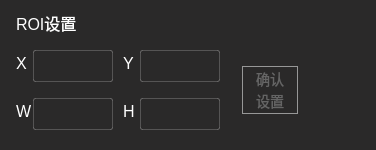
   <widget class="QGroupBox" name="groupBox_RoiSetting">
    <property name="enabled">
     <bool>false</bool>
    </property>
    <property name="geometry">
     <rect>
      <x>0</x>
      <y>450</y>
      <width>376</width>
      <height>150</height>
     </rect>
    </property>
    <property name="styleSheet">
     <string notr="true">border: none;background-color: rgb(42, 41, 41); color:white;</string>
    </property>
    <property name="title">
     <string/>
    </property>
    <property name="checkable">
     <bool>false</bool>
    </property>
    <widget class="QLabel" name="label_5">
     <property name="geometry">
      <rect>
       <x>16</x>
       <y>55</y>
       <width>16</width>
       <height>16</height>
      </rect>
     </property>
     <property name="styleSheet">
      <string notr="true">font-size: 16px;
font-family: &quot;Microsoft YaHei UI Light&quot;;
font-weight: 400;
color: #FFFFFF;
line-height: 22px;</string>
     </property>
     <property name="text">
      <string>X</string>
     </property>
    </widget>
    <widget class="QLineEdit" name="lineEdit_CameraX">
     <property name="geometry">
      <rect>
       <x>33</x>
       <y>50</y>
       <width>80</width>
       <height>32</height>
      </rect>
     </property>
     <property name="styleSheet">
      <string notr="true">QLineEdit:focus { border-radius: 2px; border: 2px solid rgba(60,154,232,1); }
QLineEdit { border-radius: 2px; border: 1px solid rgba(255,255,255,0.2); }
QLineEdit { font-size: 14px; font-family: &quot;Microsoft YaHei UI Light&quot;;
 font-weight: 400; color: rgba(255,255,255,1); line-height: 22px; }</string>
     </property>
    </widget>
    <widget class="QLabel" name="label_18">
     <property name="geometry">
      <rect>
       <x>123</x>
       <y>55</y>
       <width>16</width>
       <height>16</height>
      </rect>
     </property>
     <property name="styleSheet">
      <string notr="true">font-size: 16px;
font-family: &quot;Microsoft YaHei UI Light&quot;;
font-weight: 400;
color: #FFFFFF;
line-height: 22px;</string>
     </property>
     <property name="text">
      <string>Y</string>
     </property>
    </widget>
    <widget class="QLineEdit" name="lineEdit_CameraY">
     <property name="geometry">
      <rect>
       <x>140</x>
       <y>50</y>
       <width>80</width>
       <height>32</height>
      </rect>
     </property>
     <property name="styleSheet">
      <string notr="true">QLineEdit:focus { border-radius: 2px; border: 2px solid rgba(60,154,232,1); }
QLineEdit { border-radius: 2px; border: 1px solid rgba(255,255,255,0.2); }
QLineEdit { font-size: 14px; font-family: &quot;Microsoft YaHei UI Light&quot;;
 font-weight: 400; color: rgba(255,255,255,1); line-height: 22px; }</string>
     </property>
    </widget>
    <widget class="QLabel" name="label_20">
     <property name="geometry">
      <rect>
       <x>16</x>
       <y>103</y>
       <width>16</width>
       <height>16</height>
      </rect>
     </property>
     <property name="styleSheet">
      <string notr="true">font-size: 16px;
font-family: &quot;Microsoft YaHei UI Light&quot;;
font-weight: 400;
color: #FFFFFF;
line-height: 22px;</string>
     </property>
     <property name="text">
      <string>W</string>
     </property>
    </widget>
    <widget class="QLineEdit" name="lineEdit_CameraW">
     <property name="geometry">
      <rect>
       <x>33</x>
       <y>98</y>
       <width>80</width>
       <height>32</height>
      </rect>
     </property>
     <property name="styleSheet">
      <string notr="true">QLineEdit:focus { border-radius: 2px; border: 2px solid rgba(60,154,232,1); }
QLineEdit { border-radius: 2px; border: 1px solid rgba(255,255,255,0.2); }
QLineEdit { font-size: 14px; font-family: &quot;Microsoft YaHei UI Light&quot;;
 font-weight: 400; color: rgba(255,255,255,1); line-height: 22px; }</string>
     </property>
    </widget>
    <widget class="QLabel" name="label_21">
     <property name="geometry">
      <rect>
       <x>123</x>
       <y>103</y>
       <width>16</width>
       <height>16</height>
      </rect>
     </property>
     <property name="styleSheet">
      <string notr="true">font-size: 16px;
font-family: &quot;Microsoft YaHei UI Light&quot;;
font-weight: 400;
color: #FFFFFF;
line-height: 22px;</string>
     </property>
     <property name="text">
      <string>H</string>
     </property>
    </widget>
    <widget class="QLineEdit" name="lineEdit_CameraH">
     <property name="geometry">
      <rect>
       <x>140</x>
       <y>98</y>
       <width>80</width>
       <height>32</height>
      </rect>
     </property>
     <property name="styleSheet">
      <string notr="true">QLineEdit:focus { border-radius: 2px; border: 2px solid rgba(60,154,232,1); }
QLineEdit { border-radius: 2px; border: 1px solid rgba(255,255,255,0.2); }
QLineEdit { font-size: 14px; font-family: &quot;Microsoft YaHei UI Light&quot;;
 font-weight: 400; color: rgba(255,255,255,1); line-height: 22px; }</string>
     </property>
    </widget>
    <widget class="QPushButton" name="pushButton_SetROI">
     <property name="geometry">
      <rect>
       <x>242</x>
       <y>66</y>
       <width>56</width>
       <height>48</height>
      </rect>
     </property>
     <property name="styleSheet">
      <string notr="true">QPushButton:Hover
{
	border-radius: 2px;
	border: 1px solid #1765AD;
}
QPushButton:pressed
{
	background: #1765AD;
	border-radius: 2px;
}
QPushButton{
font-size: 14px;
font-family: &quot;Microsoft YaHei UI Light&quot;;
font-weight: 400;
color: #FFFFFF;
line-height: 17px;
border: 1px solid #979797;
}


QPushButton:disabled {
font-size: 14px;
font-family: &quot;Microsoft YaHei UI Light&quot;;
font-weight: 400;
color: #656565;
line-height: 17px;
border: 1px solid #979797;
}
</string>
     </property>
     <property name="text">
      <string>确认
设置</string>
     </property>
    </widget>
    <widget class="QLabel" name="label_39">
     <property name="geometry">
      <rect>
       <x>16</x>
       <y>12</y>
       <width>71</width>
       <height>22</height>
      </rect>
     </property>
     <property name="styleSheet">
      <string notr="true">font-size: 16px;
font-family: &quot;Microsoft YaHei UI Light&quot;;
font-weight: 400;
color: #FFFFFF;
line-height: 22px;</string>
     </property>
     <property name="text">
      <string>ROI设置</string>
     </property>
    </widget>
   </widget>
